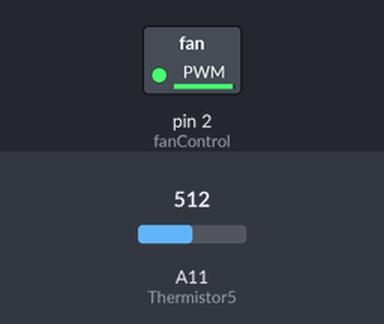
Simulated run of this sketch. Board: Arduino Mega 2560, built with avr-gcc and run on an emulated ATmega2560. Shown: switched loads named in the sketch (green lamp = pin HIGH). The inputs (shaded band) are chosen by the test bench; at power-on: A11 (Thermistor5) = 512. What the sketch prints to the serial monitor is not drawn.

Above: at 0.1 s.
Timing chart, 0 to 69.7 s (numbered marks = the images above):
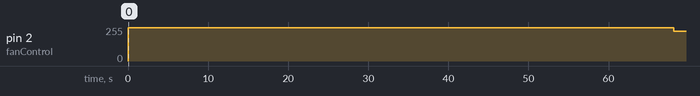

The sketch:

magnitude_array_sensor_calibrate.ino
```cpp
/*
 * Created 02/26/21
 * By Jack A. Defay
 *
 * Code for collecting data at different flow speeds to map speed to voltage.
 *
 * This code is published under the MIT Open Source Liscense
 */

int Thermistor1 = A15;  //thermistor 1
int Thermistor2 = A14;  //thermistor 2
int Thermistor3 = A13;  //thermistor 3
int Thermistor4 = A12;  //thermistor 4
int Thermistor5 = A11;  //thermistor 5
int Thermistor6 = A10;  //thermistor 6
int Thermistor7 = A9;  //thermistor 7
int Thermistor8 = A8;  //thermistor 8

int fanControl = 2;

int pins[] = {Thermistor1, Thermistor2, Thermistor3, Thermistor4, Thermistor5, Thermistor6, Thermistor7, Thermistor8};
int data[8];

int thermistorToCalibrate = 4;
int increment = 25;  //the value to increment the fan. experiment will take 250/increment minutes to run

void setup() {

  pinMode(Thermistor1, INPUT);
  pinMode(Thermistor2, INPUT);
  pinMode(Thermistor3, INPUT);
  pinMode(Thermistor4, INPUT);
  pinMode(Thermistor5, INPUT);
  pinMode(Thermistor6, INPUT);
  pinMode(Thermistor7, INPUT);
  pinMode(Thermistor8, INPUT);

  pinMode(fanControl, OUTPUT);

  Serial.begin(115200);
}

void loop() {
  static int loop = 1;

  //turn on fan to max
  //wait 1 minute to let value settle
  //read values for 1 minute
  //increment fan down
  //loop

  //set up the fan so it starts running early and can settle to a steady state
  analogWrite(fanControl, 250);

  delay(2000);

  while(loop){
    for(int f=250;f>=0;f-=increment){
      analogWrite(fanControl, f);
      delay(6000); //wait 60 seconds for heat to stabalize
      for(int r=0;r<600;r++){
        Serial.println(analogRead(pins[thermistorToCalibrate]));  //read pin 10 times a second for a minute and send to python script
        delay(100);
      }
      Serial.print("/");  //use this as code to start a new read
      Serial.println(f);  //tells the python script that this is the value of the fan control
    }
    Serial.println("/01");
    loop = 0;
  }

}
```

Measured:
- by itself, pin 2 (fanControl): 0/255 → 250/255 at 0.00 s, → 225/255 68.2 s later
